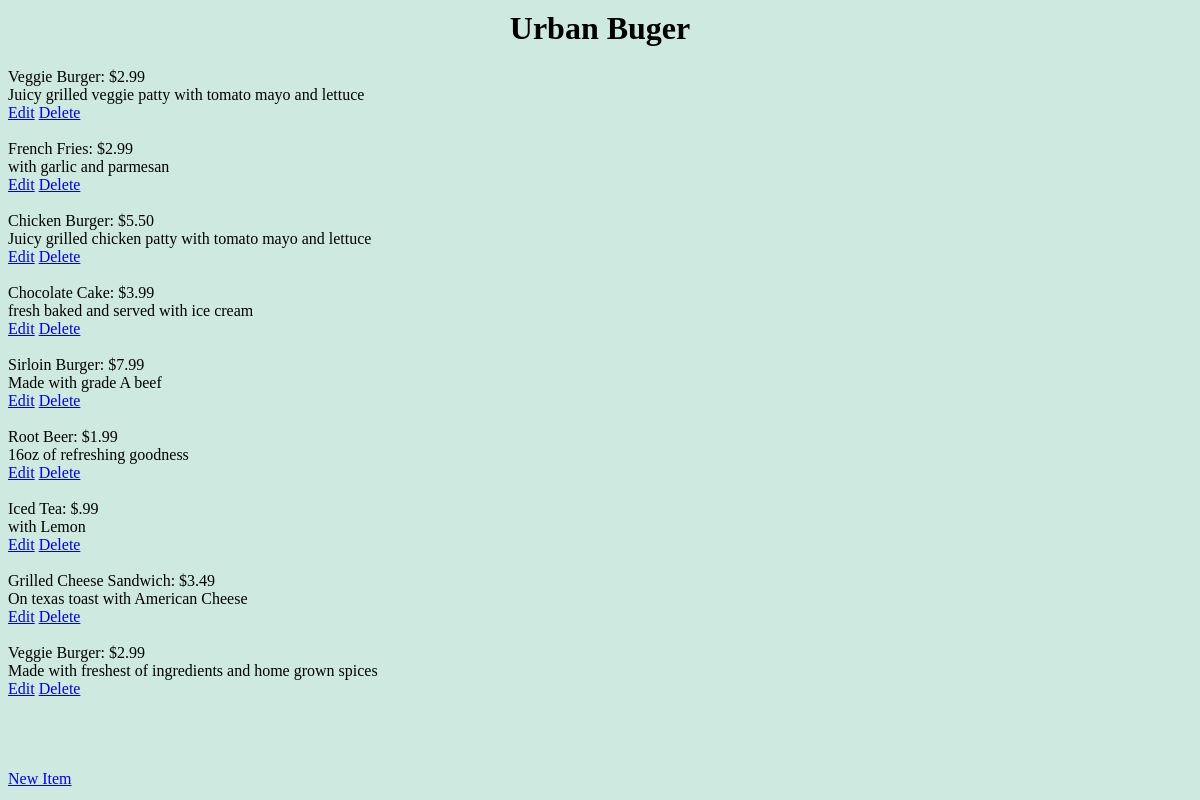
The page /restaurants/1/ on the database as committed earlier.
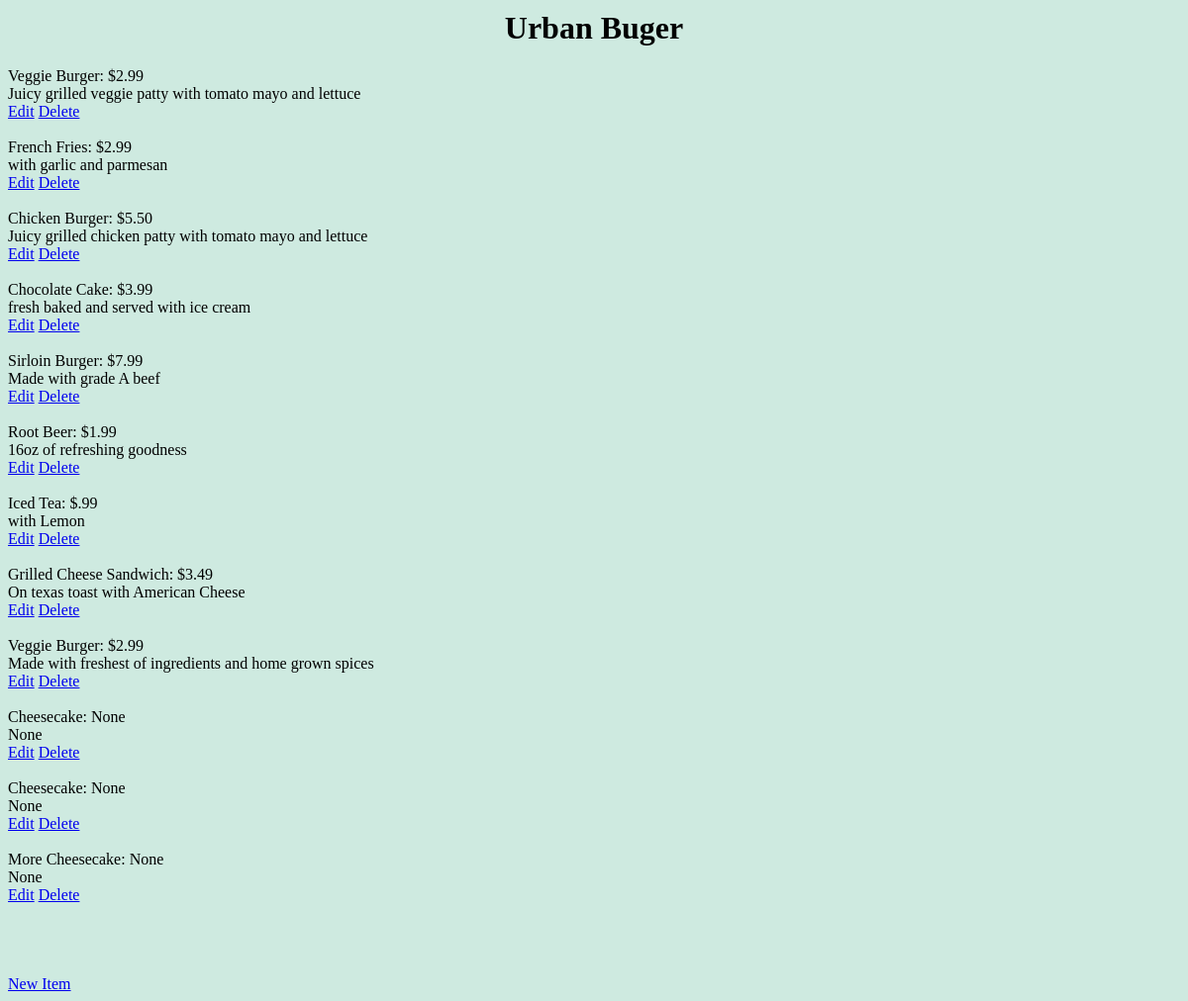
The same page on the database as committed later.
### database_setup.py (models this page shows)
class Restaurant(Base):
	__tablename__ = 'restaurant'
	name = Column(String(80), nullable = False)
	id = Column(Integer, primary_key = True)

class MenuItem(Base):
    __tablename__ = 'menu_item'
    name = Column(String(80), nullable = False)
    id = Column(Integer, primary_key = True)
    course = Column(String(250))
    description = Column(String(250))
    price = Column(String(8))
    restaurant_id = Column(Integer, ForeignKey('restaurant.id'))
    restaurant = relationship(Restaurant)

### project.py (the view)
@app.route('/restaurants/<int:restaurant_id>/')
def RestaurantInfo(restaurant_id):
    restaurant = session.query(Restaurant).filter_by(id = restaurant_id).one()
    items = session.query(MenuItem).filter_by(restaurant_id = restaurant_id)
    return render_template('menu.html', restaurant = restaurant, items = items)

### templates/menu.html (shortened to what this page needs)
<!DOCTYPE html>
<html>
<head>
	<link rel=stylesheet type=text/css href="{{url_for('static', filename='styles.css')}}">
</head>
<body>
	<h1> {{restaurant.name}} </h1>
	{% for i in items %}
	{{i.name}}:	{{i.price}}
	<br />
	{{i.description}}
	<br />
	<a href='{{url_for("EditMenuItem", restaurant_id = restaurant.id, menu_id = i.id)}}'>Edit</a>
	<a href='{{url_for("DeleteMenuItem", restaurant_id = restaurant.id, menu_id = i.id)}}'>Delete</a>
	<br /><br />
	{% endfor %}
	<br /><br /><br />
	<a href='{{url_for("NewMenuItem", restaurant_id = restaurant.id) }}'>New Item</a>
	<br />
</body>
</html>

### static/styles.css (style rules this page uses)
body { background-color: #ceeae0; }
h1 { display: block; text-align: center; margin-top: 10px; margin-left: 10%; margin-right: 10%; }

Rows that differ between the two databases and show on the page:
added MenuItem: name "Cheesecake", price "None", description "None"
added MenuItem: name "Cheesecake", price "None", description "None"
added MenuItem: name "More Cheesecake", price "None", description "None"
